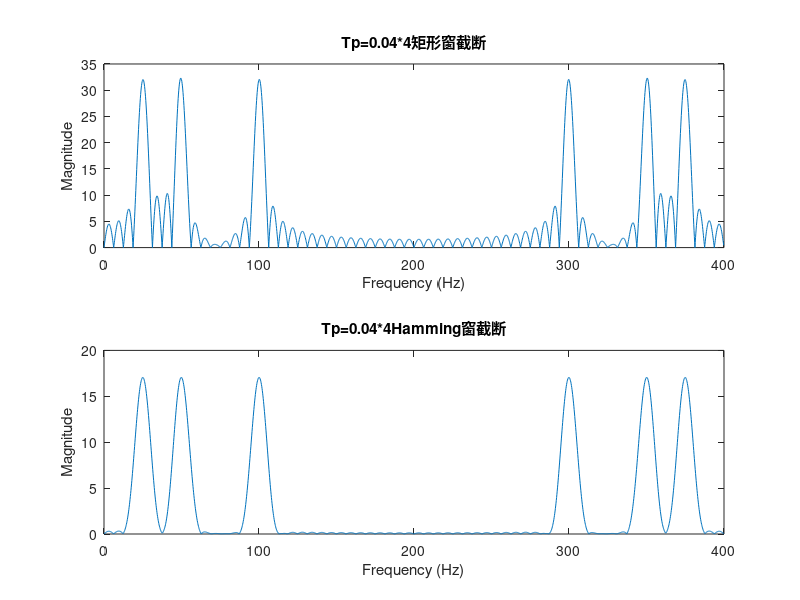

Write MATLAB code to recreate this figure.
fs = 400; % 采样频率
T = 1/fs; % 采样周期
% 信号定义
t = 0:T:1-T; % 时间序列
xa = cos(200*pi*t) + sin(100*pi*t) + cos(50*pi*t); % 连续信号
% 选择截取时间长度
Tp = 0.04*4; % 截取时间长度
N = fs * Tp; % 采样点数
% 矩形窗函数
w_rect = ones(1, N);
% Hamming窗函数
w_hamming = hamming(N);
% 截取并加窗
x_rect = xa(1:N) .* w_rect;
x_hamming = xa(1:N) .* w_hamming';
% 进行2048点DFT计算
X_rect = fft(x_rect, 2048);
X_hamming = fft(x_hamming, 2048);
% 频率坐标
f = (0:2047)*(fs/2048);
% 绘制频谱
figure;
subplot(2, 1, 1);
plot(f, abs(X_rect));
title('Tp=0.04*4矩形窗截断');
xlabel('Frequency (Hz)');
ylabel('Magnitude');
subplot(2, 1, 2);
plot(f, abs(X_hamming));
title('Tp=0.04*4Hamming窗截断');
xlabel('Frequency (Hz)');
ylabel('Magnitude');